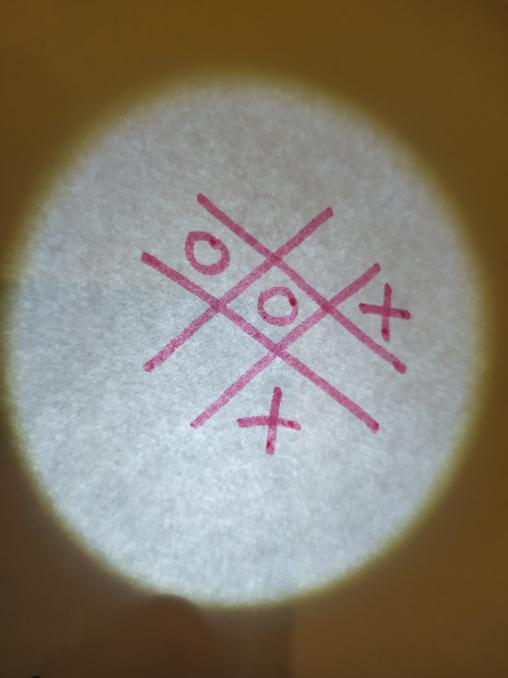
#> input picture tic_tac_toe_dedector/72.jpg, 508 x 678 px
$ python test.7.py   (older library calls are emulated)
#> lines starting #> are read from the running program, lines starting #| are printed output that depends on the picture; after the words box and inside, x2 and y2 are one past the last pixel; in counts of white or black regions, pixels touching at a corner belong together
import cv2
import imutils
import statistics
import numpy as np
import math
from decimal import Decimal

image = cv2.imread("72.jpg")
#> image is the input picture: shape (678, 508, 3); mean B, G, R 111.6, 125.3, 134
kernel = np.ones((3,3), np.uint8)
#image = cv2.resize(image, (1000, 750))
#image = cv2.dilate(image, kernel, iterations=1)
iq = image.copy()

def crop_rect(img, rect):
    # get the parameter of the small rectangle
    angle = rect

    if angle < 90:
        angle = (90-angle)
    else:
        angle = angle-90
    print("kat", 90-angle)


    return img, imutils.rotate_bound(img, angle)


def get_central_square(img):
    mask = np.zeros(img.shape[:2], np.uint8)
    cnts = cv2.findContours(img.copy(), cv2.RETR_EXTERNAL, cv2.CHAIN_APPROX_SIMPLE)
    cnts = imutils.grab_contours(cnts)
    cnts = sorted(cnts, key=lambda c: (cv2.minAreaRect(c)[1][0] * cv2.minAreaRect(c)[1][1]), reverse=True)

    for (i,c) in enumerate(cnts[0:1]):
        epsilon = 0.005 * cv2.arcLength(c, True)
        approx = cv2.approxPolyDP(c, epsilon, True)
        hull = cv2.convexHull(approx)
    #print(hull)
    hull1 = np.ndarray((8,1,2), dtype=np.int32)
    if len(hull) > 8:
        ind = 0
        ind1 = 0
        for i in hull:
            add = True
            for j in hull[ind+1:]:

                if (abs(i[0][0] - j[0][0]) < 20) and (abs(i[0][1] - j[0][1]) < 20) and ((i[0][0] != j[0][0]) \
                        or (i[0][1] != j[0][1])) :
                    #print(i, j)
                    add = False
            if add == True:
                hull1[ind1][0][0] = np.int32(i[0][0])
                hull1[ind1][0][1] = np.int32(i[0][1])
                ind1+=1
            ind +=1
        return hull1
    #print(hull.dtype)
    #print(hull1)

    return hull


def recognize(img):
    mask = np.zeros((img.shape[0], img.shape[1]), np.uint8)
    cnts = cv2.findContours(img.copy(), cv2.RETR_CCOMP, cv2.CHAIN_APPROX_NONE)
    cnts = imutils.grab_contours(cnts)
    cnts = sorted(cnts, key=lambda c: cv2.contourArea(c), reverse=True)


    for (i, c) in enumerate(cnts[0:1]):
        epsilon = 0.03 * cv2.arcLength(c, True)
        approx = cv2.approxPolyDP(c, epsilon, True)
        approx_area = cv2.contourArea(approx)
        print(epsilon, approx_area)
        cv2.drawContours(mask, [approx], -1, (255), 1)
        hull = cv2.convexHull(approx)
        #cv2.drawContours(mask, [hull], -1, (255), 3)
        hullArea = cv2.contourArea(hull)
        print(approx_area)
        if hullArea == 0:
            print("dupa")
            solidity = 0
        else:
            solidity = approx_area / float(hullArea)
        char = "-"

        # if the solidity is high, then we are examining an `O`
        if solidity > 0.9:
            char = "O"

        # otherwise, if the solidity it still reasonabably high, we
        # are examining an `X`
        elif solidity > 0.2:  # or solidity <0.1:
            char = "X"

        # if the character is not unknown, draw it
        if 1:#char != "?":
            cv2.drawContours(mask, [c], -1, (255, 0, 0), 3)
            cv2.putText(mask, char, (int(mask.shape[1]/2), int(mask.shape[0]/2)), cv2.FONT_HERSHEY_SIMPLEX, 1.25,
                        (255, 0, 0), 4)

        # show the contour properties
        print("{} (Contour #{}) -- solidity={:.2f}".format(char, i + 1, solidity))
        #cv2.drawContours(mask, [c], -1, (255), 3)
    return mask

def get_angle(hull):
    print(hull)
    print("dupa")
    y_max = hull[hull[:,0,0].argsort()[::-1][:2]]
    y_min = hull[hull[:, 0, 0].argsort()[:2]]
    x_max = hull[hull[:, 0, 1].argsort()[::-1][:2]]
    x_min = hull[hull[:, 0, 1].argsort()[:2]]
    y_max = y_max[y_max[:, 0, 1].argsort()]
    y_min = y_min[y_min[:, 0, 1].argsort()]
    x_max =x_max[x_max[:, 0, 0].argsort()]
    x_min =x_min[x_min[:, 0, 0].argsort()]
    print('y_max',y_max)
    a = np.arctan((y_max[1][0][0] - y_min[1][0][0])/(y_max[1][0][1] - y_min[1][0][1]))
    a = np.degrees(abs(a))
    tmp = np.arctan((y_max[0][0][0] - y_min[0][0][0]) / (y_max[0][0][1] - y_min[0][0][1]))
    tmp = np.degrees(abs(tmp))
    a = (a+tmp)/2


    print(a)
    return a

def points(hull):
    y_max = hull[hull[:,0,0].argsort()[::-1][:2]]
    y_min = hull[hull[:, 0, 0].argsort()[:2]]
    x_max = hull[hull[:, 0, 1].argsort()[::-1][:2]]

    x_min = hull[hull[:, 0, 1].argsort()[:2]]
    y_max = y_max[y_max[:, 0, 1].argsort()]
    y_min = y_min[y_min[:, 0, 1].argsort()]
    x_max =x_max[x_max[:, 0, 0].argsort()]
    x_min =x_min[x_min[:, 0, 0].argsort()]
    print(y_max)
    a1 = ((y_max[0][0][0] - y_min[0][0][0])) / ((y_max[0][0][1] - y_min[0][0][1]))
    b1 = (y_min[0][0][1]- (a1 * y_min[0][0][0]))
    print(a1, b1)
    p1 = line_intersection((y_max[0][0], y_min[0][0]), (x_min[0][0], x_max[0][0]))
    p2 =line_intersection((y_max[0][0], y_min[0][0]), (x_min[1][0], x_max[1][0]))
    p3 = line_intersection((y_max[1][0], y_min[1][0]), (x_min[0][0], x_max[0][0]))
    p4 = line_intersection((y_max[1][0], y_min[1][0]), (x_min[1][0], x_max[1][0]))

    bo = np.array([p1, p2, p3, p4], dtype=np.int)
    for i in bo:
        i[0] = int(i[0])
        i[1] = int(i[1])

    print(bo)
    #print("min", bo[:, 1])
    return bo
def w_h(hull):
    y_max = hull[hull[:,0,0].argsort()[::-1][:2]]
    y_min = hull[hull[:, 0, 0].argsort()[:2]]
    x_max = hull[hull[:, 0, 1].argsort()[::-1][:2]]

    x_min = hull[hull[:, 0, 1].argsort()[:2]]
    y_max = y_max[y_max[:, 0, 1].argsort()]
    y_min = y_min[y_min[:, 0, 1].argsort()]
    x_max =x_max[x_max[:, 0, 0].argsort()]
    x_min =x_min[x_min[:, 0, 0].argsort()]
    print(y_max)
    a1 = ((y_max[0][0][0] - y_min[0][0][0])) / ((y_max[0][0][1] - y_min[0][0][1]))
    b1 = (y_min[0][0][1]- (a1 * y_min[0][0][0]))
    print(a1, b1)
    p1 = line_intersection((y_max[0][0], y_min[0][0]), (x_min[0][0], x_max[0][0]))
    p2 =line_intersection((y_max[0][0], y_min[0][0]), (x_min[1][0], x_max[1][0]))
    p3 = line_intersection((y_max[1][0], y_min[1][0]), (x_min[0][0], x_max[0][0]))
    p4 = line_intersection((y_max[1][0], y_min[1][0]), (x_min[1][0], x_max[1][0]))
    bo = np.array([p1, p2, p3, p4])
    h = (len_between_points(p1, p2) + len_between_points(p4, p3))/2
    w =(len_between_points(p1, p3) + len_between_points(p2, p4))/2
    #print("min", bo[:, 1])
    box = [[0],[[0],[w,h]]]
    print(box[1][1][1])
    return box

def len_between_points(p1, p2):
    print("p1", p1)
    x = (p1[0] - p2[0])*(p1[0] - p2[0])
    y = (p1[1] - p2[1])*(p1[1] - p2[1])
    a = math.sqrt(x+y)
    return a

def line_intersection(line1, line2):
    xdiff = (line1[0][0] - line1[1][0], line2[0][0] - line2[1][0])
    ydiff = (line1[0][1] - line1[1][1], line2[0][1] - line2[1][1])

    def det(a, b):
        return a[0] * b[1] - a[1] * b[0]

    div = det(xdiff, ydiff)
    if div == 0:
        raise Exception('lines do not intersect')

    d = (det(*line1), det(*line2))
    x = det(d, xdiff) / div
    y = det(d, ydiff) / div
    return [x, y]


def extract(img):

    mask = np.zeros((img.shape[0], img.shape[1]), np.uint8)
    cnts = cv2.findContours(img.copy(), cv2.RETR_CCOMP, cv2.CHAIN_APPROX_SIMPLE)
    cnts = imutils.grab_contours(cnts)
    cnts = sorted(cnts, key=lambda c: (cv2.boundingRect(c)[2] * cv2.boundingRect(c)[3]), reverse=True)
    for (i, c) in enumerate(cnts[0:1]):
        print(cv2.contourArea(c))
        cv2.drawContours(mask, [c], 0, (255), 1)
    #print(get_central_square(img))
    #cv2.drawContours(mask, [get_central_square(img)], 0, (255), 1)
    box = get_central_square(img)
    a = get_angle(box)
    img_crop, img_rot = crop_rect(img,a)
    box = get_central_square(img_rot)
    bo = points(box)
    ret = []
    b = box
    box = w_h(box)
    d = 1
    print('min',min(bo[:, 1]))
    ret.append(img_rot[int(1.05 * (min(bo[:, 1]))): int(0.95 * (max(bo[:, 1]))),
               int(1.05 * (min(bo[:, 0]))):int(0.95 * (max(bo[:, 0])))])

    ret.append(img_rot[0:int(max(bo[:, 1]) - 1 * int(box[1][1][0])), int(min(bo[:, 0])):int(max(bo[:, 0]))])
    ret.append(img_rot[min(bo[:, 1]) + d * int(box[1][1][0]):img_rot.shape[0],
               min(bo[:, 0]):max(bo[:, 0])])
    ret.append(img_rot[min(bo[:, 1]):max(bo[:, 1]),
               0:min(img_rot.shape[0], max(bo[:, 0]) - d * int(box[1][1][1]))])
    ret.append(img_rot[0:max(bo[:, 1]) - d * int(box[1][1][0]),
               0:min(img_rot.shape[0], max(bo[:, 0]) - d * int(box[1][1][1]))])
    ret.append(img_rot[min(bo[:, 1]) + d * int(box[1][1][0]):img_rot.shape[0],
               0:min(img_rot.shape[0], max(bo[:, 0]) - d * int(box[1][1][1]))])
    ret.append(img_rot[min(bo[:, 1]):max(bo[:, 1]),
               max(0, min(bo[:, 0]) + d * int(box[1][1][1])):img_rot.shape[1]])
    ret.append(img_rot[0:max(bo[:, 1]) - d * int(box[1][1][0]),
               max(0, min(bo[:, 0]) + d * int(box[1][1][1])):img_rot.shape[1]])
    ret.append(img_rot[min(bo[:, 1]) + d * int(box[1][1][0]):img_rot.shape[0],
               max(0, min(bo[:, 0]) + d * int(box[1][1][1])):img_rot.shape[1]])


    print(len(box))
    cv2.drawContours(mask, [b], 0, (255), 1)
    r = []

    for i in range(0, len(ret)):
        ret[i] = recognize(ret[i])
        r.append(ret[i])


    return ret
    #return [img_rot]

def linear_coef(x1, y1, x2, y2):
    return (y2-y1)/(x2-x1)

def translate(box, w, h):
    pass


# [5 lines left out: function rotate_image, not called in this run]


boards = []
# load the tic-tac-toe image and convert it to grayscale

image1 = image
#image = cv2.imread("10.jpg")
gray = cv2.cvtColor(image, cv2.COLOR_BGR2GRAY)
print(gray)
#> (printed output is left out)
gray = 255 -gray
gray= cv2.Canny(gray, 100, 200)
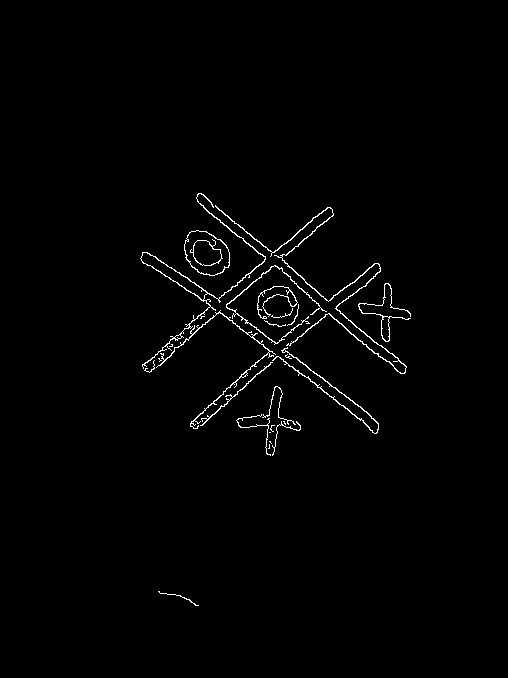
#> gray: shape (678, 508); 1.2% white in thin lines or dots, all inside (x1, y1, x2, y2) = (140, 193, 411, 606)
cnts = cv2.findContours(gray.copy(), cv2.RETR_EXTERNAL, cv2.CHAIN_APPROX_SIMPLE)
#> cnts = 25 contours, 16 with area under 20; largest, box (x1, y1, x2, y2) and area: (184, 230, 230, 276) 1526, (140, 193, 266, 369) 916, (215, 205, 407, 374) 353, (358, 283, 411, 342) 201, (156, 310, 276, 429) 154
cnts = imutils.grab_contours(cnts)
#print(cv2.boundingRect(cnts[0])[3])
cnts = sorted(cnts, key = lambda c : (cv2.boundingRect(c) [2] * cv2.boundingRect(c) [3] ), reverse= True)
"""for (i, c) in enumerate(cnts):
    x, y, w, h = cv2.boundingRect(c)
    if i ==-1:
        cv2.rectangle(image, (x, y), (x + w, y + h), (0, 0, 255), 2)"""
cv2.drawContours(image1, cnts, -1, (0, 255, 0), 3)
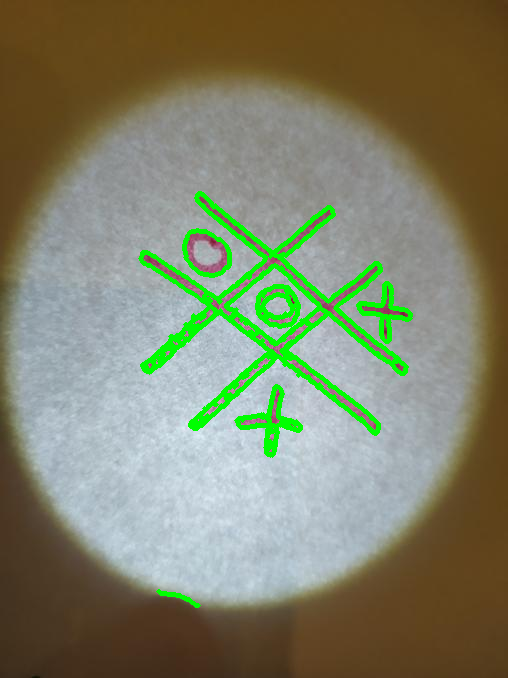
#> image1: shape (678, 508, 3); 4.27% of pixels changed, all inside (x1, y1, x2, y2) = (138, 191, 413, 608)
#x, y, w, h = cv2.boundingRect(cnts[0])
#cv2.rectangle(image1, (x, y), (x + w, y + h), (0, 0, 255), 2)
cv2.imshow("Output3", image1)
while cnts:
    box = cv2.boxPoints(cv2.minAreaRect(cnts[0]))
    #print(box[1])
    box = np.int0(box)
    cv2.drawContours(image1, [box], 0, (0, 255, 255), 2)
    x, y, w, h = cv2.boundingRect(cnts[0])
    if (w/h>4 and len(cnts) > 1)  or ((box[1][0]/box[1][1])>4 and len(cnts)>1) :#or cv2.minAreaRect(cnts[0])[2] < 10 and len(cnts) > 1:
        x, y, w, h = cv2.boundingRect(cnts[1])
    elif w/h > 4:
        break


    cv2.rectangle(image, (x, y), (x + w, y + h), (0, 0, 255), 2)
    mask = np.zeros(image.shape[:2], np.uint8)
    mask[:,:] = 255
    mask[y:y + h, x:x + w] = 0
    t = 1


    if w * h > 5000:

        boards.append(gray[int(0.8*y):y + int(h*1.2), int(0.8*x):int(x + 1.2*w)])
        print(w, h)

        mask[y:y + h, x:x + w] = 0
    gray = cv2.bitwise_and(gray, mask)
    cnts = cv2.findContours(gray.copy(), cv2.RETR_EXTERNAL, cv2.CHAIN_APPROX_SIMPLE)
    cnts = imutils.grab_contours(cnts)

    cnts = sorted(cnts, key = lambda c : (cv2.boundingRect(c) [2] * cv2.boundingRect(c) [3] ), reverse= True)
#> this loop made 21 passes
#> (printed output is left out)
#> gray: shape (678, 508); every value is 0
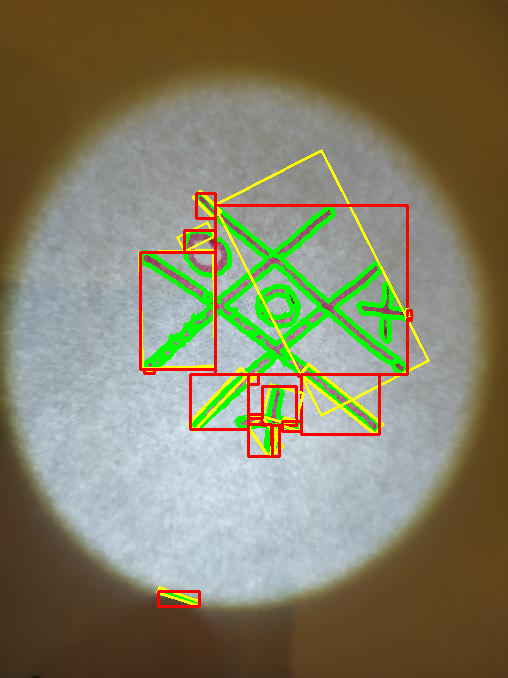
#> image: shape (678, 508, 3); 6.43% of pixels changed, all inside (x1, y1, x2, y2) = (138, 149, 430, 608)
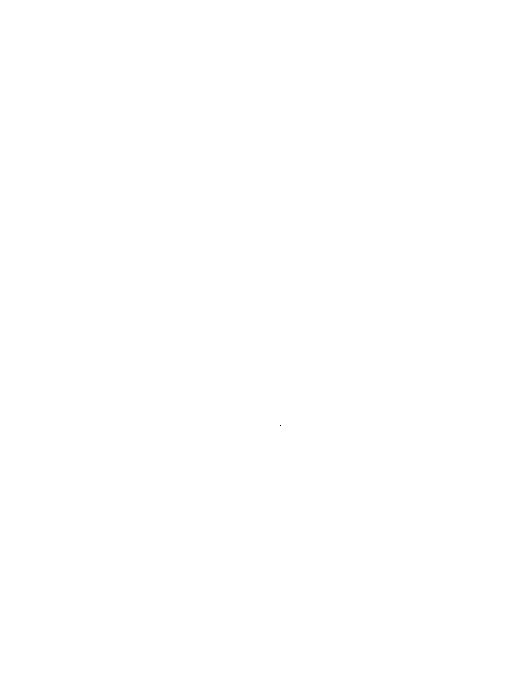
#> mask: shape (678, 508); 100% white; black in thin lines or dots, all inside (x1, y1, x2, y2) = (280, 425, 281, 426)
#> after the loop, boards = 2 items


#cv2.imshow("Output2", gray)
t = 0
cv2.imshow("out", image)
for i in boards:
    d = 0
    for j in extract(i):
        cv2.imshow(str(t)+"_"+str(d), j)

        d+=1
    #cv2.imshow(str(t)+"s", get_central_square(i))
    t +=1
#> this loop made 2 passes
#> (printed output is left out)
#> pass 1, in extract, `img_crop, img_rot = crop_rect(img,a)`:
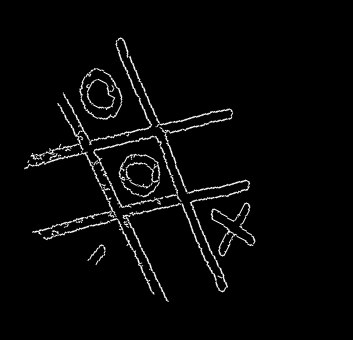
#> img_rot: shape (340, 353); min 0, max 255, mean 7.2
#> pass 1, `cv2.imshow(str(t)+"_"+str(d), j)`:
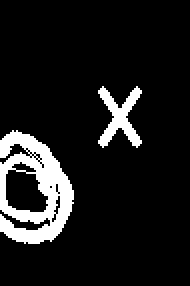
#> window '0_1': shape (143, 95) (shown 2 times larger); 10.5% white; 2 white regions
#> after the loop, t = 2

gray = cv2.cvtColor(iq, cv2.COLOR_BGR2GRAY)
gray = 255 -gray
gray= cv2.Canny(gray, 100, 200)
cnts = cv2.findContours(gray.copy(), cv2.RETR_CCOMP, cv2.CHAIN_APPROX_SIMPLE)
#> cnts = 36 contours, 21 with area under 20; largest, box (x1, y1, x2, y2) and area: (184, 230, 230, 276) 1526, (184, 230, 230, 276) 1482, (140, 193, 266, 369) 916, (140, 252, 208, 301) 680, (190, 239, 223, 266) 533
cnts = imutils.grab_contours(cnts)
cv2.drawContours(iq, cnts, -1, (255), 3)
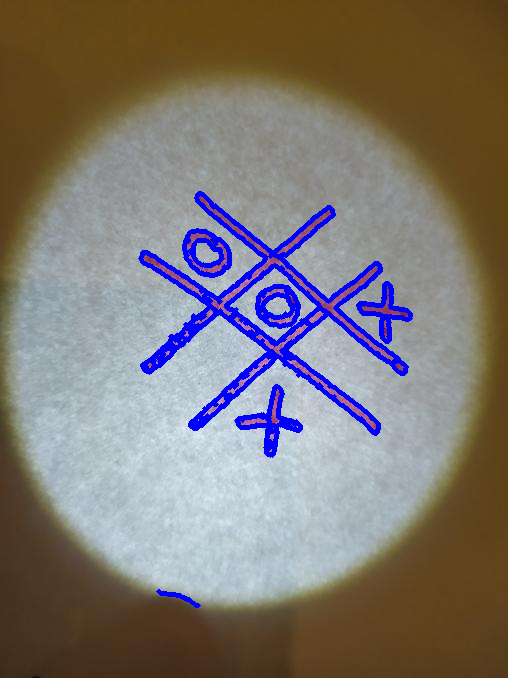
#> iq: shape (678, 508, 3); 4.45% of pixels changed, all inside (x1, y1, x2, y2) = (138, 191, 413, 608)
cv2.imshow("ou", iq)
cv2.waitKey(0)


"""    ret.append(img_rot[min(bo[:, 1]):max(bo[:, 1]) ,
               min(bo[:, 0]):max(bo[:, 0])])
    ret.append(img_rot[min(bo[:,1])-d*int(box[1][1][0]):max(bo[:, 1])-d*int(box[1][1][0]), min(bo[:,0]):max(bo[:, 0])])
    ret.append(img_rot[min(bo[:, 1]) +d*int(box[1][1][0]):max(bo[:, 1]) + d * int(box[1][1][0]),
               min(bo[:, 0]):max(bo[:, 0])])
    ret.append(img_rot[min(bo[:, 1]):max(bo[:, 1]),
               max(0, min(bo[:, 0])-d*int(box[1][1][1])):min(img_rot.shape[0],max(bo[:, 0])-d*int(box[1][1][1]))])
    ret.append(img_rot[min(bo[:, 1]) - d * int(box[1][1][0]):max(bo[:, 1]) - d * int(box[1][1][0]),
               max(0, min(bo[:, 0])-d*int(box[1][1][1])):min(img_rot.shape[0],max(bo[:, 0])-d*int(box[1][1][1]))])
    ret.append(img_rot[min(bo[:, 1]) +d * int(box[1][1][0]):max(bo[:, 1]) + d * int(box[1][1][0]),
               max(0, min(bo[:, 0])-d*int(box[1][1][1])):min(img_rot.shape[0],max(bo[:, 0])-d*int(box[1][1][1]))])
    ret.append(img_rot[min(bo[:, 1]):max(bo[:, 1]),
               max(0, min(bo[:, 0])+d*int(box[1][1][1])):min(img_rot.shape[0],max(bo[:, 0])+d*int(box[1][1][1]))])
    ret.append(img_rot[min(bo[:, 1]) - d * int(box[1][1][0]):max(bo[:, 1]) - d * int(box[1][1][0]),
               max(0, min(bo[:, 0])+d*int(box[1][1][1])):min(img_rot.shape[0],max(bo[:, 0])+d*int(box[1][1][1]))])
    ret.append(img_rot[min(bo[:, 1]) + d * int(box[1][1][0]):max(bo[:, 1]) + d * int(box[1][1][0]),
               max(0, min(bo[:, 0])+d*int(box[1][1][1])):min(img_rot.shape[0],max(bo[:, 0])+d*int(box[1][1][1]))])"""
